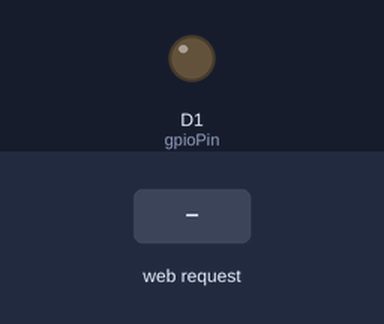
A sketch run on a simulated ESP8266 (NodeMCU). Shown: output pins drawn as LEDs (lit = HIGH). The inputs (shaded band) are chosen by the test bench. WiFi joins after 1.5 s; servers stay silent unless stated; what the sketch prints to the serial monitor is not drawn.

Above: at 3.2 s.
3.3 s: HTTP request GET /pulse received
At 3.7 s:
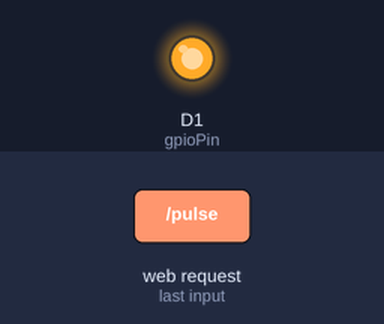
Timing chart, 0 to 6.3 s (numbered marks = the images above; inputs shaded):
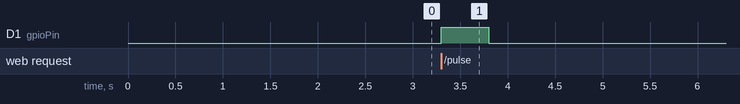

Measured:
- after the input at 3.3 s, D1 (gpioPin): LOW → HIGH at once, → LOW 0.50 s later

The sketch:

ESP8266.ino
```cpp
// my_esp8266_code.cpp

#include <ESP8266WiFi.h>
#include <ESP8266WebServer.h>

// Definición de las credenciales de la red WiFi
const char* ssid = "ACC";
const char* password = "1234567890.";

// Instanciación de un web server que escucha el puerto 80
ESP8266WebServer server(80);

// Pines para el LED de éxito y fallo
// const int ledSuccess = D2;  // Pin D2
// const int ledFail = D3;     // Pin D3

// Pin que será controlado cuando se reciba la solicitud
const int gpioPin = D1;     // Pin D1

// Configuración de la IP estática
IPAddress local_IP(192, 168, 1, 183);  // Define la IP que quieres asignar
IPAddress gateway(192, 168, 1, 1);     // Puerta de enlace (usualmente la IP del router)
IPAddress subnet(255, 255, 255, 0);    // Máscara de subred
IPAddress primaryDNS(8, 8, 8, 8);      // DNS primario (puedes usar el de Google)
IPAddress secondaryDNS(8, 8, 4, 4);    // DNS secundario (opcional)

// Función por ejecutar cuando recibe /pulse
void handleGpioPulse() {
    digitalWrite(gpioPin, HIGH);
    delay(500);
    digitalWrite(gpioPin, LOW);
    server.send(200, "text/plain", "GPIO Pin Activated");
}

void setup() {
    // Inicializa la comunicación serie a 115200 baudios
    Serial.begin(115200);

    // Configura los pines
    pinMode(gpioPin, OUTPUT);
    // pinMode(ledSuccess, OUTPUT);
    // pinMode(ledFail, OUTPUT);

    // Apaga los LEDs al inicio
    // digitalWrite(ledSuccess, LOW);
    // digitalWrite(ledFail, LOW);

    // Configura la IP estática antes de conectar al WiFi
    if (!WiFi.config(local_IP, gateway, subnet, primaryDNS, secondaryDNS)) {
        Serial.println("Error al configurar la IP estática");
    }

    // Conecta el ESP8266 a la red WiFi
    WiFi.begin(ssid, password);

    // Espera hasta que el WiFi esté conectado o se agote el tiempo
    int maxRetries = 10; // Tiempo límite (10 segundos)
    int retryCount = 0;

    while (WiFi.status() != WL_CONNECTED && retryCount < maxRetries) {
        delay(1000);
        Serial.println("Conectando a WiFi...");
        retryCount++;
    }

    // Verifica si la conexión fue exitosa o fallida
    if (WiFi.status() == WL_CONNECTED) {
        // Éxito: enciende el LED de éxito y muestra la IP
        Serial.println("Conexión WiFi exitosa");
        Serial.println(WiFi.localIP());
        // digitalWrite(ledSuccess, HIGH);  // LED de éxito encendido
        // digitalWrite(ledFail, LOW);      // Asegura que el LED de fallo esté apagado
    } else {
        // Fallo: enciende el LED de fallo
        Serial.println("Fallo en la conexión WiFi");
        // digitalWrite(ledSuccess, LOW);   // Asegura que el LED de éxito esté apagado
        // digitalWrite(ledFail, HIGH);     // LED de fallo encendido
    }

    // Configuración del servidor web
    server.on("/pulse", handleGpioPulse);
    server.begin();
    Serial.println("Servidor web iniciado");
}

void loop() {
    // Procesa las solicitudes HTTP entrantes
    server.handleClient();
}
```
